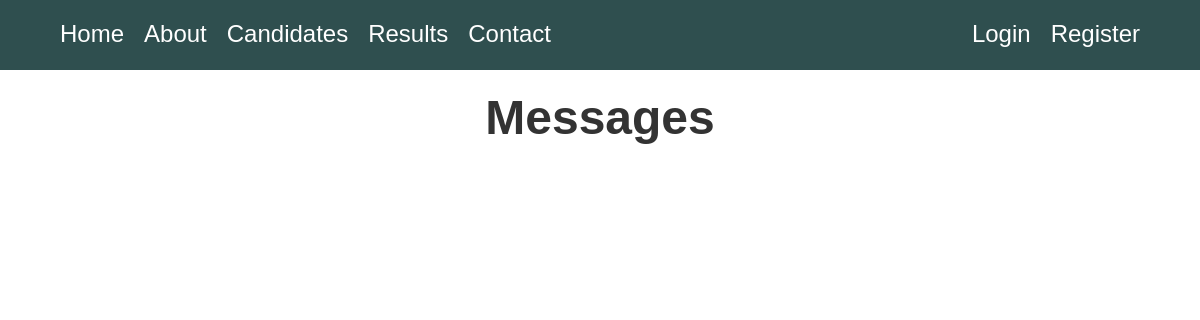
Before: /messages.html with the older database file.
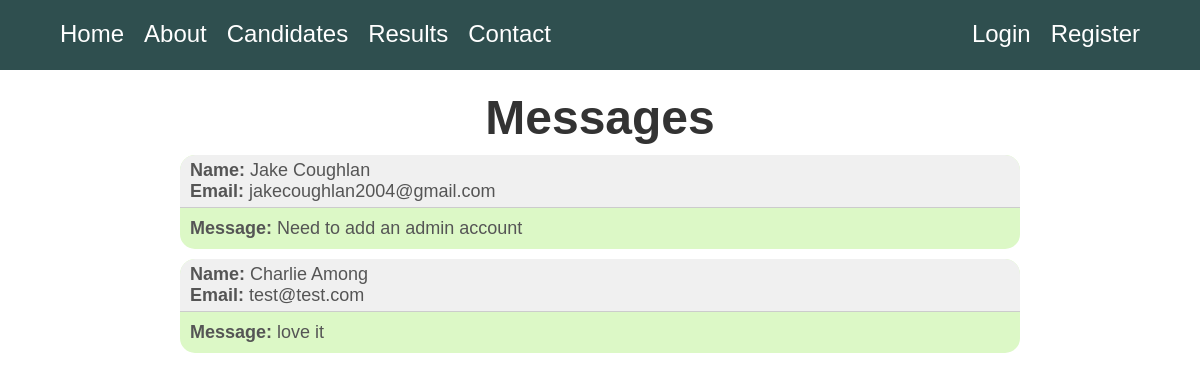
After: the same page with the newer database file.
### website/models.py (models this page shows)
class Message(db.Model):
    id = db.Column(db.Integer, primary_key=True)
    fname = db.Column(db.String(50))
    lname = db.Column(db.String(50))
    email = db.Column(db.String(100))
    message = db.Column(db.Text)

### website/views.py (the view)
@views.route("/messages.html")
def messages():
    messages = Message.query.all()
    return render_template('messages.html', messages=messages)

### website/templates/messages.html (shortened to what this page needs)
{% extends 'base.html' %}
{% block page_content %}
    <head>
    </head>
    <body>
        <div class="messages">
            <h1>Messages</h1>
            {% for message in messages %}
                <div class="message">
                    <div class="message-header">
                        <p><strong>Name:</strong> {{ message.fname }} {{ message.lname }}</p>
                        <p><strong>Email:</strong> {{ message.email }}</p>
                    </div>
                    <div class="message-body">
                        <p><strong>Message:</strong> {{ message.message }}</p>
                    </div>
                </div>
            {% endfor %}
        </div>
    </body>
{% endblock %}

### website/templates/base.html (shortened to what this page needs)
<!DOCTYPE html>
<html>
        <head>
            <link rel="stylesheet" href="../static/style.css">
        </head>
        <body>
            <section id="header">
                <div>
                    <ul id="navbar">
                        <li><a href="/Proto1.html">Home</a></li>
                        <li><a href="/about.html">About</a></li>
                        <li><a href="/candidates.html">Candidates</a></li>
                        <li><a href="/results.html">Results</a></li>
                        <li><a href="/contact.html">Contact</a></li>
                    </ul>
                </div>
                <div>
                    <ul id="navbar-right">
                        {% if session.logged_in == True %}
                        <li><a href="{{ url_for('views.vote', noselection=False) }}"> {{ session.fullname }} </a></li>
                        <li><a href="/logout">Log out</a></li>
                        {% else %}
                        <li><a href="/login.html">Login</a></li>
                        <li><a href ="/register.html">Register</a></li>
                        {% endif %}
                    </ul>
                </div>
            </section>
        </body>
</html>
{% block page_content %}{% endblock %}

### website/static/style.css (style rules this page uses)
* { margin: 0; padding: 0; }
.messages h1 { color: #333; margin-top: 20px; font-size: 48px; }
.message { max-width: 70%; margin: 10px auto; border-radius: 15px; background-color: #DCF8C6; overflow: hidden; }
.message-header { padding: 5px 10px; background-color: #F0F0F0; border-bottom: 1px solid #ccc; border-radius: 15px 15px 0 0; }
.message-body { padding: 10px; }
body { font-family: Arial, sans-serif; background-color: white; background-size: 100%; align-items: center; }
#header { display: flex; align-items: center; justify-content: space-between; padding: 20px 50px; background: darkslategrey; }
#navbar { display: flex; justify-content: center; width: 100%; }
#navbar-right { display: flex; justify-content: right; width: 100%; }
#navbar li { list-style: none; margin: 0 10px; }
#navbar-right li { list-style:none; margin: 0 10px; }
#navbar li a { color: #ffff; text-decoration: none; font-size: 24px; text-align: center; }
#navbar-right li a { color:#ffff; text-decoration: none; font-size: 24px; text-align: right; }
#navbar li::after { content: ''; width: 0%; height: 2px; background: #f44336; display: block; margin: auto; transition: 0.25s; }
#navbar-right li::after { content: ''; width: 0%; height: 2px; background: #f44336; display: block; margin: auto; transition: 0.25s; }
h1 { font-size: 400%; color: white; text-align: center; margin-top: 120px; }
p { font-size: 18px; color: #555; }

Changed rows visible on the page:
added Message: fname "Jake", lname "Coughlan", email "jakecoughlan2004@gmail.com", message "Need to add an admin account"
added Message: fname "Charlie", lname "Among", email "test@test.com", message "love it"
